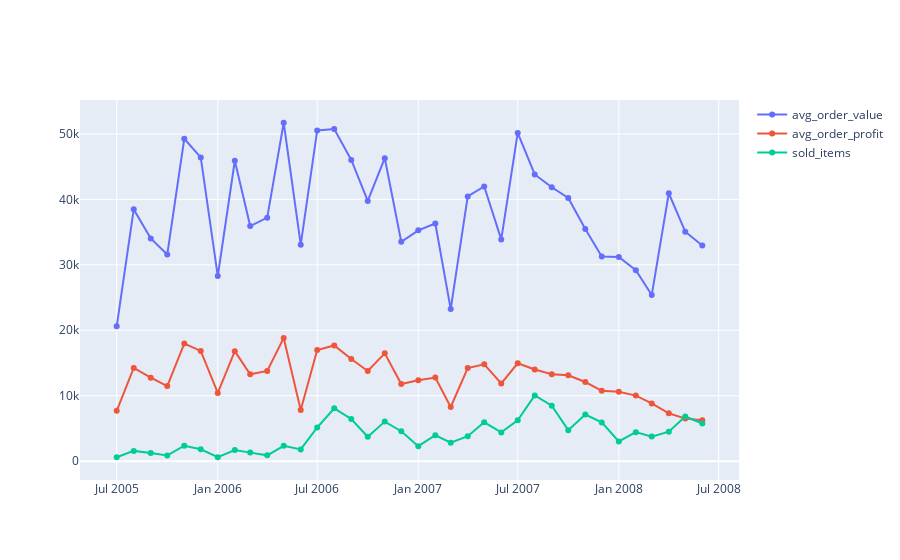

The code cell stored with this chart in its notebook:
### Code cell
## Sold Items
fig = go.Figure()
fig.add_trace(go.Scatter(x=df3.year_month, y=df3.avg_order_value,
                    mode='lines+markers',
                    name='avg_order_value'))
fig.add_trace(go.Scatter(x=df3.year_month, y=df3.avg_order_profit,
                    mode='lines+markers',
                    name='avg_order_profit'))
fig.add_trace(go.Scatter(x=df3.year_month, y=df3.sold_items,
                    mode='lines+markers',
                    name='sold_items'))
fig.show()
